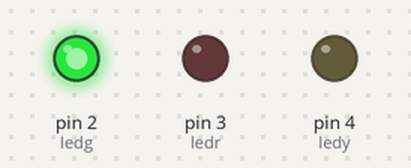
Recording of a sketch running on a simulated Arduino Uno, built with avr-gcc and run on an emulated ATmega328P. Parts: output pins drawn as LEDs (lit = HIGH).

Above: at 2.5 s.
At 5.5 s:
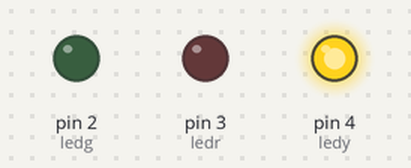
At 8.5 s:
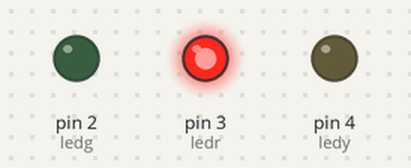
Timing chart, 0 to 14.3 s (numbered marks = the images above):
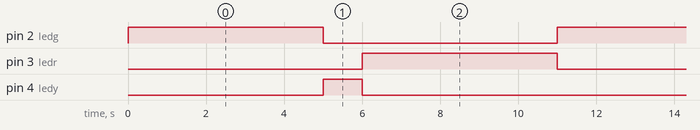

Measured:
- by itself, pin 2 (ledg), pin 3 (ledr): alternates HIGH for 5.0 s and LOW for 6.0 s
- by itself, pin 4 (ledy): alternates HIGH for 1.0 s and LOW for 10.0 s
- by itself, everything shown: repeats every 11.0 s, in 3 steps

The sketch:

Semaforo.ino
```cpp
int ledg = 2; //led verde
int ledr = 3;//led vermelho
int ledy = 4;//led Amarelo
void setup() {
  pinMode(ledg, OUTPUT);
  pinMode(ledr, OUTPUT);
  pinMode(ledy, OUTPUT);
  // put your setup code here, to run once:

}

void loop() {
  // put your main code here, to run repeatedly:
digitalWrite(ledg, HIGH);
digitalWrite(ledy, LOW);   //Sinal verde
digitalWrite(ledr, LOW);
delay(5000);
digitalWrite(ledg, LOW);
digitalWrite(ledr, LOW);  //Sinal Amarelo
digitalWrite(ledy, HIGH);
delay(1000);
digitalWrite(ledg, LOW);
digitalWrite(ledy, LOW);  //Sinal Vermelho
digitalWrite(ledr, HIGH);
delay(5000);
}
```
